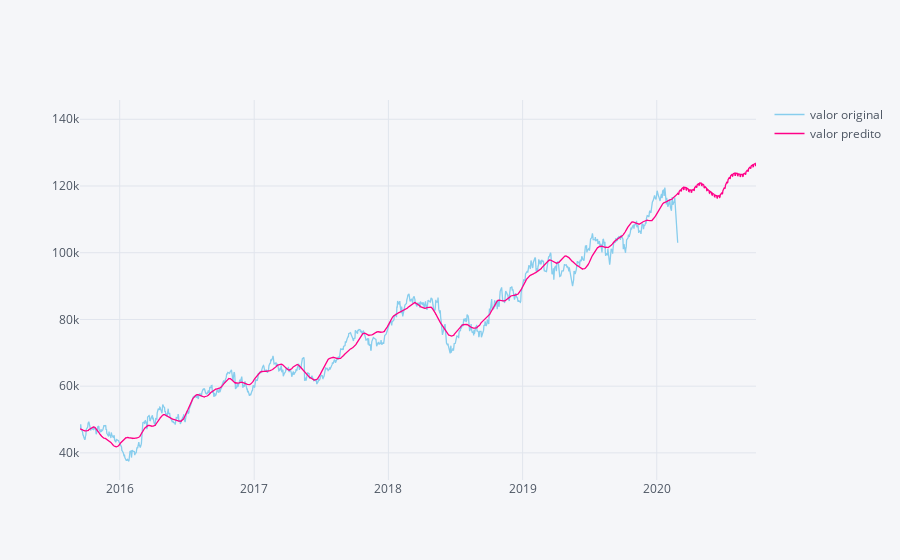

Notebook code cell kept with this figure:
### Code cell
predPlot(predicted)

### Figure 1 — Plotly figure (JSON) as saved in the notebook; plotly's stock layout.template omitted (floating-point values rounded to 4 significant figures; data arrays with more than 128 entries replaced by an {"elided": "..."} marker saying what was removed)
{"data": [{"line": {"color": "rgba(135, 205, 237, 1.0)", "dash": "solid", "shape": "linear", "width": 1.3}, "mode": "lines", "name": "valor original", "text": "", "type": "scatter", "uid": "2a966cfb-820c-43e4-b394-bf3ece15b9aa", "x": {"elided": "1313 str values"}, "y": {"elided": "1313 mixed values"}}, {"line": {"color": "rgba(255, 0, 136, 1.0)", "dash": "solid", "shape": "linear", "width": 1.3}, "mode": "lines", "name": "valor predito", "text": "", "type": "scatter", "uid": "814a82c4-af47-4730-bee0-401917e4dc52", "x": {"elided": "1313 str values"}, "y": {"elided": "1313 float values"}}], "layout": {"legend": {"bgcolor": "#F5F6F9", "font": {"color": "#4D5663"}}, "paper_bgcolor": "#F5F6F9", "plot_bgcolor": "#F5F6F9", "title": {"font": {"color": "#4D5663"}}, "xaxis": {"gridcolor": "#E1E5ED", "showgrid": true, "tickfont": {"color": "#4D5663"}, "title": {"font": {"color": "#4D5663"}, "text": ""}, "zerolinecolor": "#E1E5ED"}, "yaxis": {"gridcolor": "#E1E5ED", "range": [31870.0, 145800.0], "showgrid": true, "tickfont": {"color": "#4D5663"}, "title": {"font": {"color": "#4D5663"}, "text": ""}, "zerolinecolor": "#E1E5ED"}}}
